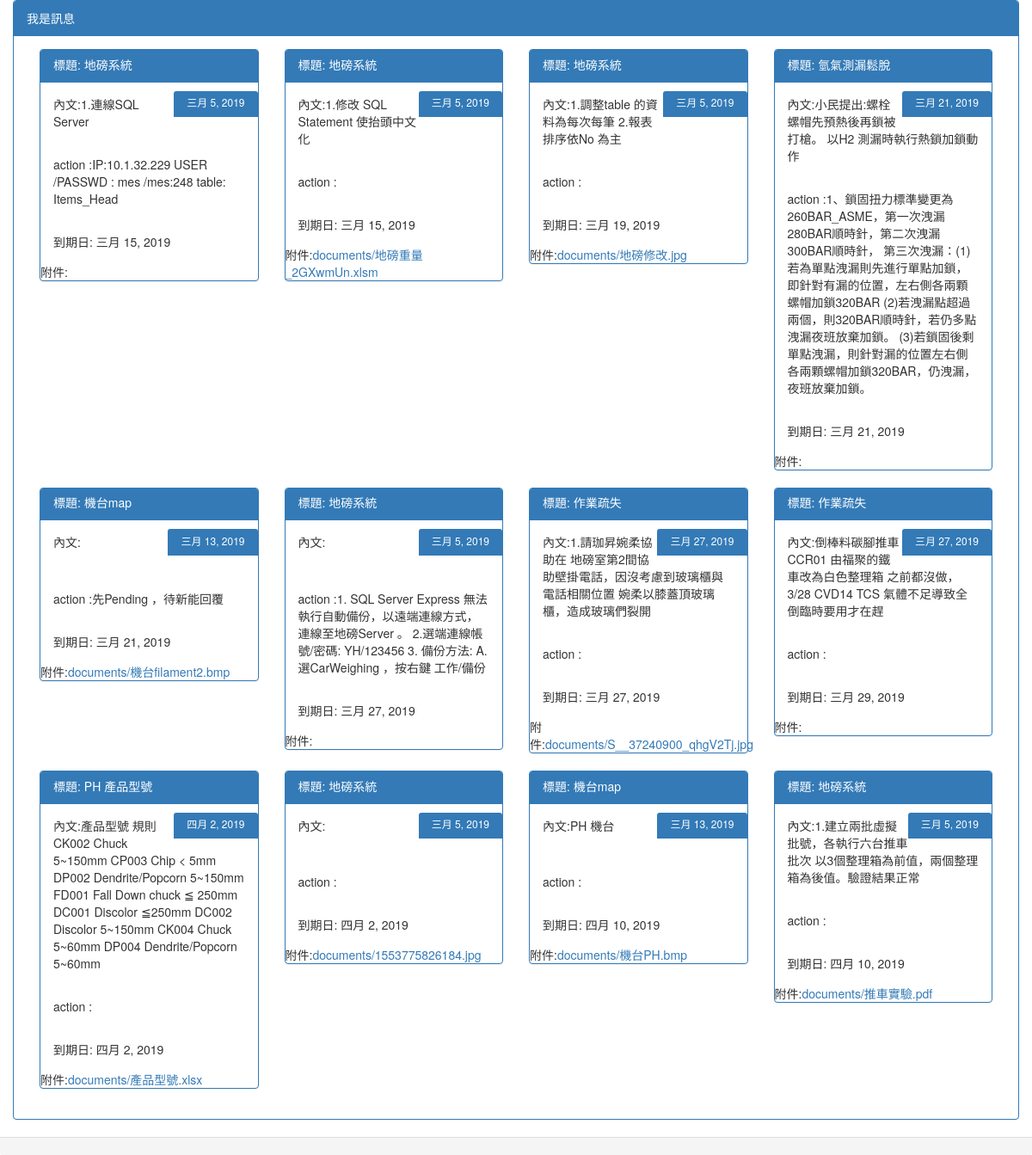
Page /post/ on the committed database.
### mblog/models.py (models this page shows, shortened)
class PostDetail(models.Model):
	id =  models.AutoField(primary_key=True)
	post_id = models.ForeignKey('Post',to_field='id',on_delete = models.CASCADE)
	title = models.TextField(blank = True,null = True)
	content = models.TextField(blank = True,null = True)
	action = models.TextField(blank = True,null = True )
	owner = models.CharField(default='YH',max_length=10,null = True )
	due_date = models.DateField(default= timezone.now)
	document = models.FileField(upload_to='documents/',null = True,blank = True )
	uploaded_at = models.DateTimeField(auto_now_add=True)

class Post(models.Model):
	id =  models.AutoField(primary_key=True)
	date1 = models.DateField(default= timezone.now)
	title = models.CharField(max_length=200)
	finish = models.BooleanField(default = False,verbose_name='結案')
	class Meta:
		ordering = ('-date1',)

### mblog/views.py (the view)
# urls.py: path('post/',postlist),
def postlist(request):
	post_list = Post.objects.all()
	detail_list = PostDetail.objects.all()
	current_time = datetime.now
	return render(request,'postlist.html',{"post_list":post_list,"detail_list":detail_list})

### templates/postlist.html (shortened to what this page needs)
 {% extends 'base.html' %}
 {% block mesg %}我是訊息 {% endblock %}
 {% load static %}
{% block content %}
	{%for row in detail_list%}
			 {% cycle " <div class='row'> <div class='col-md-12'><div class='col-md-3'>" "<div class='col-md-3'>" "<div class='col-md-3'>" "<div class='col-md-3'>" %}
        <div class="panel panel-primary">
             <div class="panel-heading" style="padding-top: 6.5px;">標題:    {{row.post_id.title}}</div>
			 <h6 class="panel-heading pull-right" style="padding-top: 6.5px;">{{ row.post_id.date1 }}</h6>
             <div class="panel-body">內文:{{row.content}}    </div>
			 <div class="panel-body">action :{{row.action}}    </div>
			<div class="panel-body"> 到期日: {{row.due_date}}  </div>
		     附件:<a href="../media/{{row.document }}">{{  row.document }}</a></td>
        </div>
		{% cycle "</div>" "</div>"  "</div>"  "</div></div></div>" %}
      {%endfor%}
{%endblock %}

### templates/base.html (shortened to what this page needs)
<!DOCTYPE html>
<html>
<head>
</head>
<body>
	{%include 'header.html'%}
	<div class="container" style="width: 100%" >
		<div class="panel panel-primary " >
				<div class="panel-heading">
					{%block mesg%}{%endblock%}
			    </div>
				<div class="panel-body">
					{%block content%}{%endblock%}
			    </div>
		</div>
		</div>
		<div class="panel-footer">
	</div>
</body>
</html>

### templates/header.html (shortened to what this page needs)
<link rel="stylesheet" href="https://maxcdn.bootstrapcdn.com/bootstrap/3.3.7/css/bootstrap.min.css">

### rows in the picture
PostDetail: post_id "地磅系統", post_id.date1 "三月 5, 2019", content "1.連線SQL Server", action "IP:10.1.32.229 USER /PASSWD : mes /mes:248 table: Items_Head", due_date "三月 15, 2019"
PostDetail: post_id "地磅系統", post_id.date1 "三月 5, 2019", content "1.修改 SQL Statement 使抬頭中文化", due_date "三月 15, 2019", document "documents/地磅重量_2GXwmUn.xlsm"
PostDetail: post_id "地磅系統", post_id.date1 "三月 5, 2019", content "1.調整table 的資料為每次每筆 2.報表排序依No 為主", due_date "三月 19, 2019", document "documents/地磅修改.jpg"
PostDetail: post_id "氫氣測漏鬆脫", post_id.date1 "三月 21, 2019", content "小民提出:螺栓螺帽先預熱後再鎖被打槍。 以H2 測漏時執行熱鎖加鎖動作", action "1、鎖固扭力標準變更為260BAR_ASME，第一次洩漏280BAR順時針，第二次洩漏300BAR順時針， 第三次洩漏：(1)若為單點洩漏則先進行單點加鎖，即針對有漏的位置，左右側各兩顆螺帽加鎖320BAR (2)若洩漏點超過兩個，則320BAR順時針，若仍多點洩漏夜班放棄加鎖。 (3)若鎖固後剩單點洩漏，則針對漏的位置左右側各兩顆螺帽加鎖320BAR，仍洩漏，夜班放棄加鎖。", due_date "三月 21, 2019"
PostDetail: post_id "機台map", post_id.date1 "三月 13, 2019", action "先Pending ，待新能回覆", due_date "三月 21, 2019", document "documents/機台filament2.bmp"
PostDetail: post_id "地磅系統", post_id.date1 "三月 5, 2019", action "1. SQL Server Express 無法執行自動備份，以遠端連線方式，連線至地磅Server 。 2.選端連線帳號/密碼: YH/123456 3. 備份方法: A.選CarWeighing ，按右鍵 工作/備份", due_date "三月 27, 2019"
PostDetail: post_id "作業疏失", post_id.date1 "三月 27, 2019", content "1.請珈昇婉柔協助在 地磅室第2間協助壁掛電話，因沒考慮到玻璃櫃與電話相關位置 婉柔以膝蓋頂玻璃櫃，造成玻璃們裂開", due_date "三月 27, 2019", document "documents/S__37240900_qhgV2Tj.jpg"
PostDetail: post_id "作業疏失", post_id.date1 "三月 27, 2019", content "倒棒料碳腳推車CCR01 由福聚的鐵車改為白色整理箱 之前都沒做， 3/28 CVD14 TCS 氣體不足導致全倒臨時要用才在趕", due_date "三月 29, 2019"
PostDetail: post_id "PH 產品型號", post_id.date1 "四月 2, 2019", content "產品型號 規則 CK002 Chuck 5~150mm CP003 Chip < 5mm DP002 Dendrite/Popcorn 5~150mm FD001 Fall Down chuck ≦ 250mm DC001 Discolor ≦250mm DC002 Discolor 5~150mm CK004 Chuck 5~60mm DP004 Dendrite/Popcorn 5~60mm", due_date "四月 2, 2019", document "documents/產品型號.xlsx"
PostDetail: post_id "地磅系統", post_id.date1 "三月 5, 2019", due_date "四月 2, 2019", document "documents/1553775826184.jpg"
PostDetail: post_id "機台map", post_id.date1 "三月 13, 2019", content "PH 機台", due_date "四月 10, 2019", document "documents/機台PH.bmp"
PostDetail: post_id "地磅系統", post_id.date1 "三月 5, 2019", content "1.建立兩批虛擬批號，各執行六台推車批次 以3個整理箱為前值，兩個整理箱為後值。驗證結果正常", due_date "四月 10, 2019", document "documents/推車實驗.pdf"
